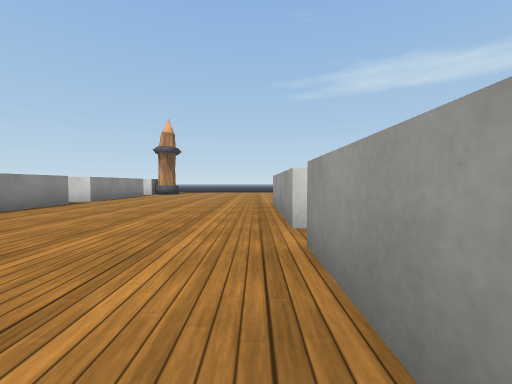
view 1 (above)

23 first-person views from a walk through a scene from a Unity 3-D project. The camera is 0.62 m above the floor, tilts 2° down and sees 90° across. The floor is counted in squares, 1 m on a side. Each view is taken from the middle of a square. On the plan, view 1 faces up. The plan holds only what a view shows up to about 9 squares ahead; the rest is blank. The place goes on beyond the plan. Some animated figures are left out. Some surface patterns are stand-ins.

view 2
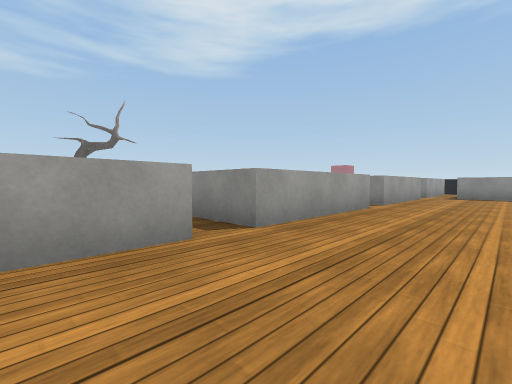

view 3
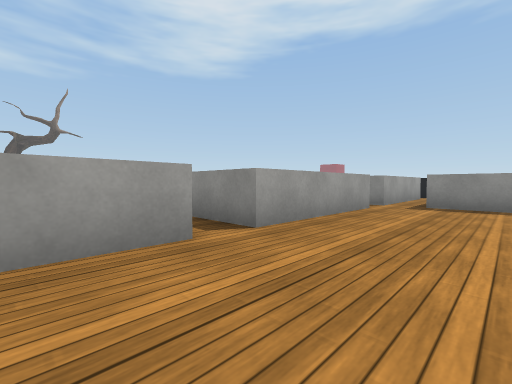

view 4
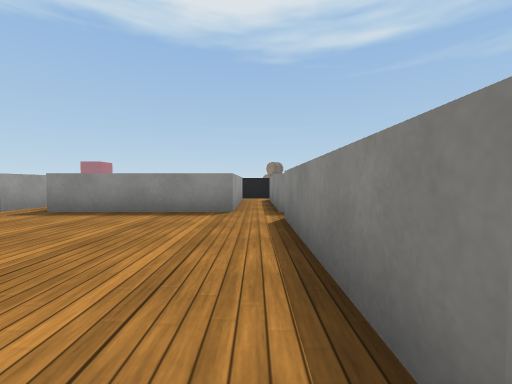

view 5
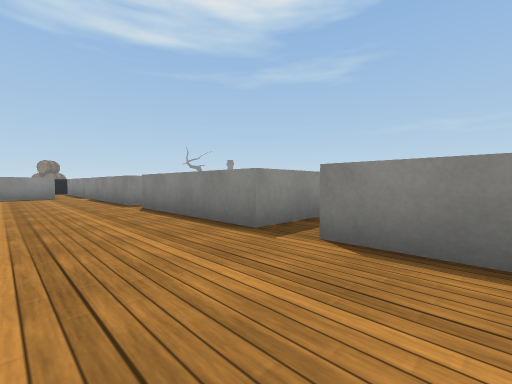

view 6
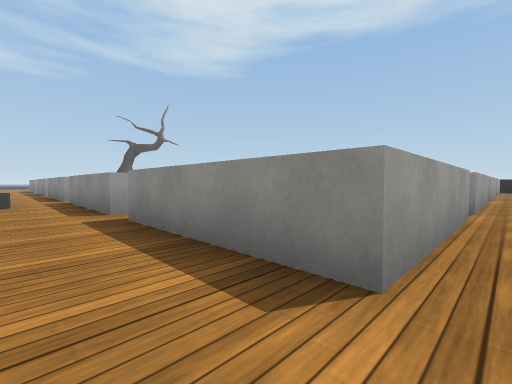

view 7
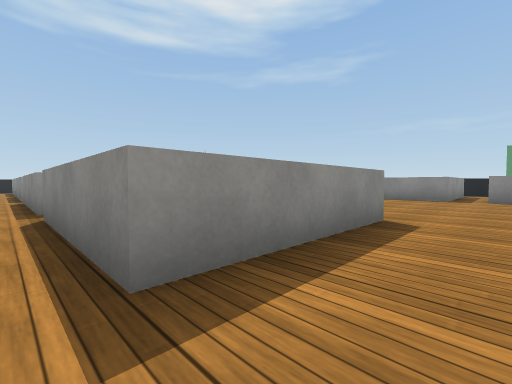

view 8
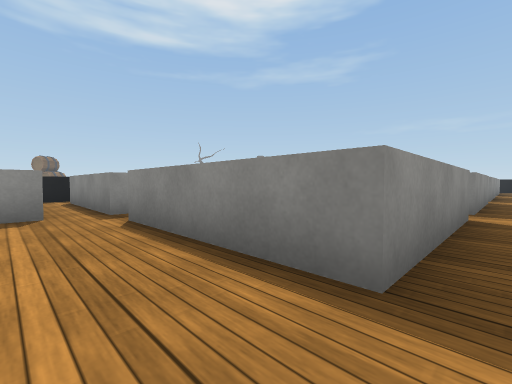

view 9
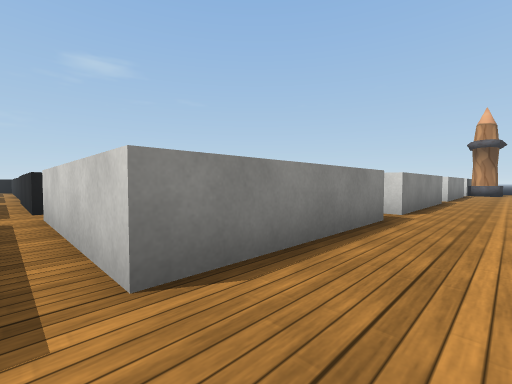

view 10
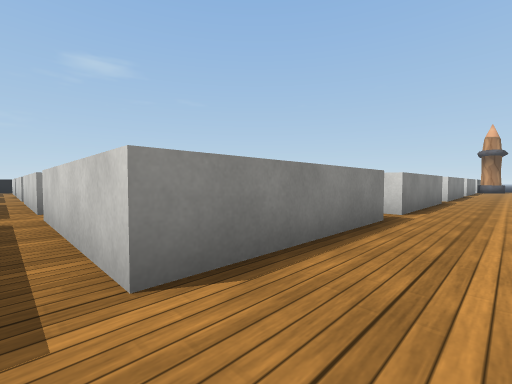

view 11
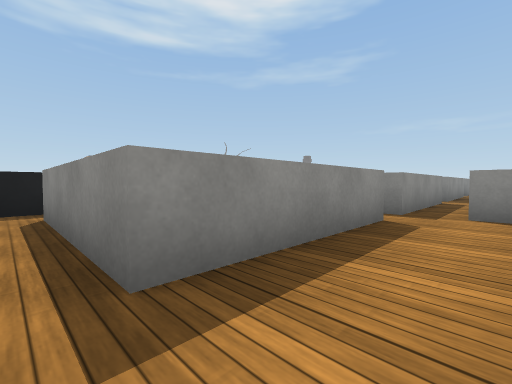

view 12
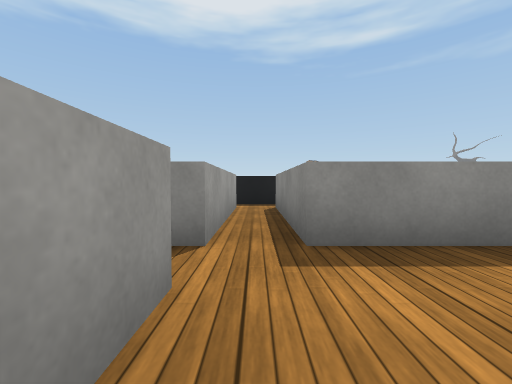

view 13
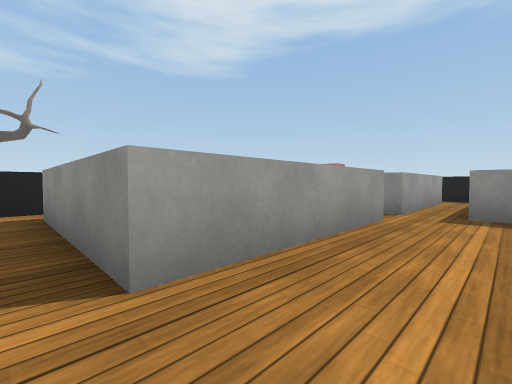

view 14
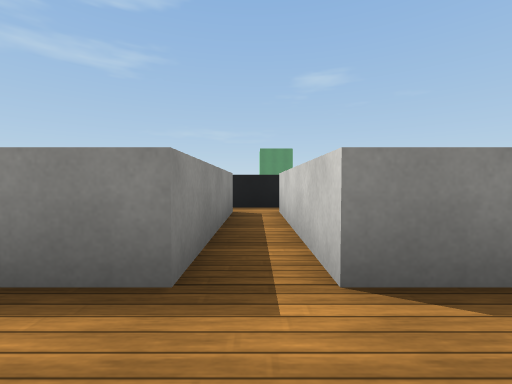

view 15
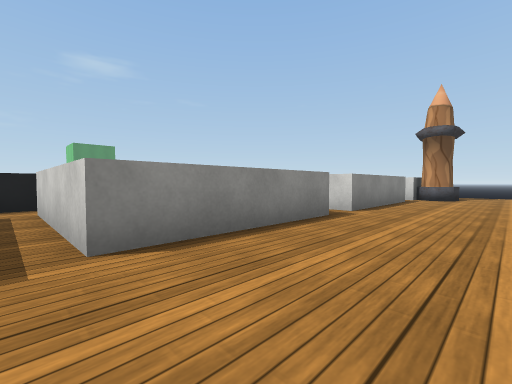

view 16
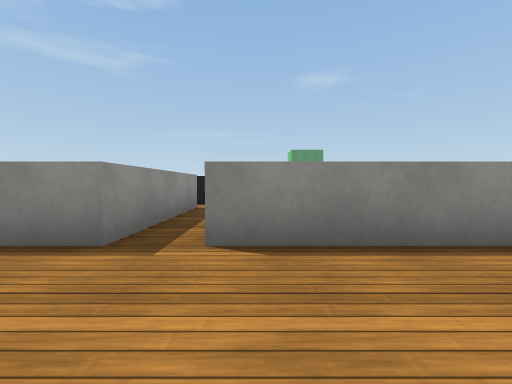

view 17
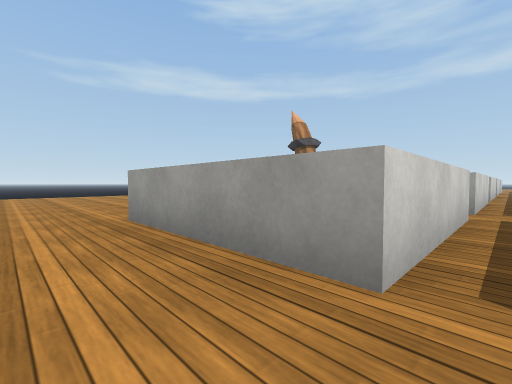

view 18
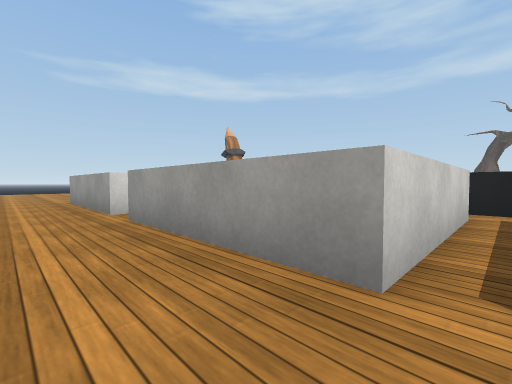

view 19
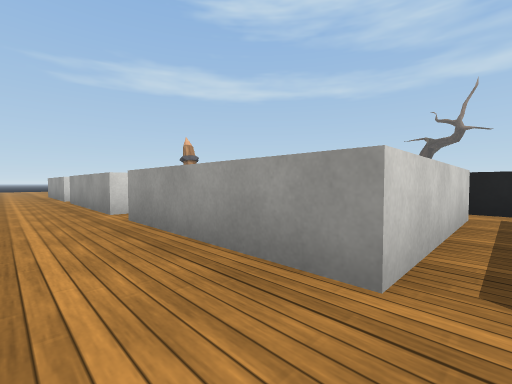

view 20
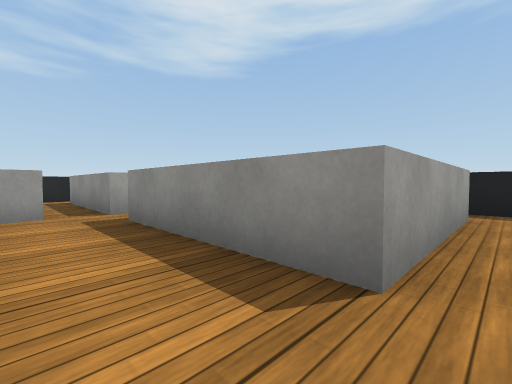

view 21
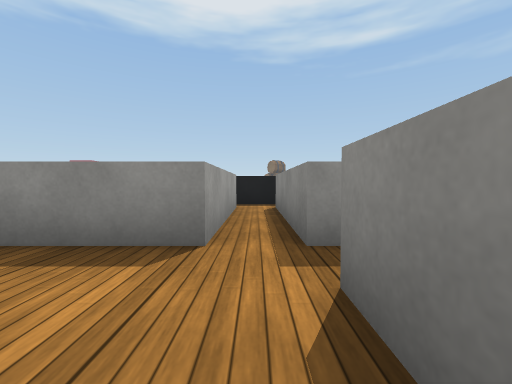

view 22
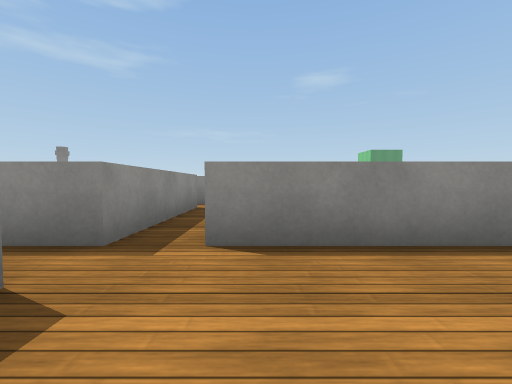

view 23
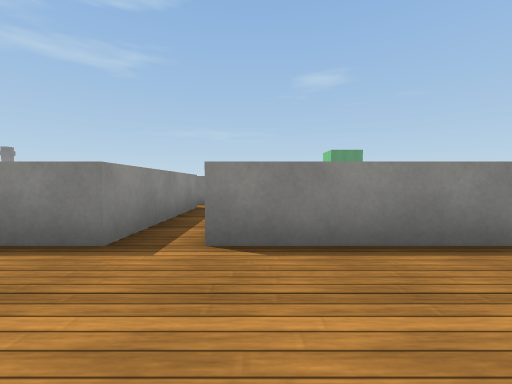

### Floor plan
Key: @ floor where view 1 was taken; . floor; ^ raised ledge.
Columns run from 16 left of view 1 to 5 right of it. Each row starts with its distance up from view 1.
  9      ^ ^^^^...........
  8      ^................
  7      ^ ^^^^......^^^^.
  6           ^......^  ^.
  5           ^......^  ^.
  4      ^ ^^^^......^^^^.
  3      ^................
  2      ^.^^^^......^^ ^.
  1           ^......^  ^.
  0           ^.....@^  ^.
 -1   ^^^^.^^^^......^^^^.
 -2 ......................
 -3 ^ ^^^^.^^^^......^^^^.
 -4           ^......^
 -5           ^......^
 -6 ^ ^^^^.^^^^......^^^^.
 -7 ......................
 -8      ^.^^^^.^^^^.^^^^
 -9           ^.^  ^.^
-10           ^.^  ^.^
-11           ^.^  ^.^
-12            ..  ..
-13           ^^^  ^^^

Where each view was taken, in squares from view 1:
view 1: 0 up, 0 right, facing up
view 2: 5 up, 2 left, facing down-right
view 3: 0 up, 2 left, facing down-right
view 4: 2 down, 5 left, facing down
view 5: 5 up, 3 left, facing down-left
view 6: 9 up, 0 right, facing down-right
view 7: 9 up, 5 right, facing down-left
view 8: 2 down, 4 left, facing down-left
view 9: 2 down, 4 left, facing up-left
view 10: 7 down, 4 left, facing up-left
view 11: 6 down, 0 right, facing down-left
view 12: 5 down, 0 right, facing down
view 13: 2 down, 1 left, facing down-right
view 14: 8 up, 4 left, facing left
view 15: 3 up, 3 left, facing up-left
view 16: 4 up, 3 left, facing left
view 17: 3 up, 1 left, facing up-right
view 18: 2 down, 1 left, facing up-right
view 19: 7 down, 1 left, facing up-right
view 20: 6 down, 5 left, facing down-right
view 21: 5 down, 5 left, facing down
view 22: 6 down, 3 left, facing left
view 23: 1 down, 3 left, facing left
